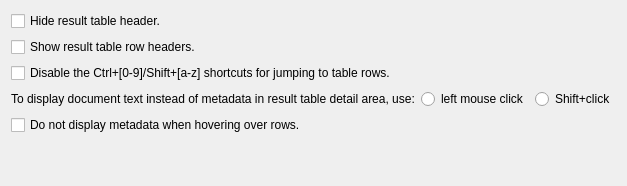
     <widget class="QWidget" name="tab_restable">
      <attribute name="title">
       <string>Result Table</string>
      </attribute>
      <layout class="QVBoxLayout" name="verticalLayout_rst3">
       <item>
        <widget class="QCheckBox" name="noResTableHeaderCB">
         <property name="text">
          <string>Hide result table header.</string>
         </property>
         <property name="checked">
          <bool>false</bool>
         </property>
        </widget>
       </item>
       <item>
        <widget class="QCheckBox" name="showResTableVHeaderCB">
         <property name="text">
          <string>Show result table row headers.</string>
         </property>
         <property name="checked">
          <bool>false</bool>
         </property>
        </widget>
       </item>
       <item>
        <widget class="QCheckBox" name="noRowJumpShortcutsCB">
         <property name="text">
          <string>Disable the Ctrl+[0-9]/Shift+[a-z] shortcuts for jumping to table rows.</string>
         </property>
         <property name="checked">
          <bool>false</bool>
         </property>
        </widget>
       </item>
       <item>
        <layout class="QHBoxLayout" name="horizontalLayout">
         <item>
          <widget class="QLabel" name="restabShowTxtLBL">
           <property name="text">
            <string>To display document text instead of metadata in result table detail area, use:</string>
           </property>
          </widget>
         </item>
         <item>
          <widget class="QRadioButton" name="restabShowTxtNoShiftRB">
           <property name="text">
            <string>left mouse click</string>
           </property>
          </widget>
         </item>
         <item>
          <widget class="QRadioButton" name="restabShowTxtShiftRB">
           <property name="text">
            <string>Shift+click</string>
           </property>
          </widget>
         </item>
        </layout>
       </item>
       <item>
        <widget class="QCheckBox" name="resTableNoHoverMetaCB">
         <property name="text">
          <string>Do not display metadata when hovering over rows.</string>
         </property>
         <property name="checked">
          <bool>false</bool>
         </property>
        </widget>
       </item>
       <item>
        <spacer name="verticalSpacer_rst2">
         <property name="orientation">
          <enum>Qt::Vertical</enum>
         </property>
         <property name="sizeHint" stdset="0">
          <size>
           <width>20</width>
           <height>40</height>
          </size>
         </property>
        </spacer>
       </item>
      </layout>
     </widget>
